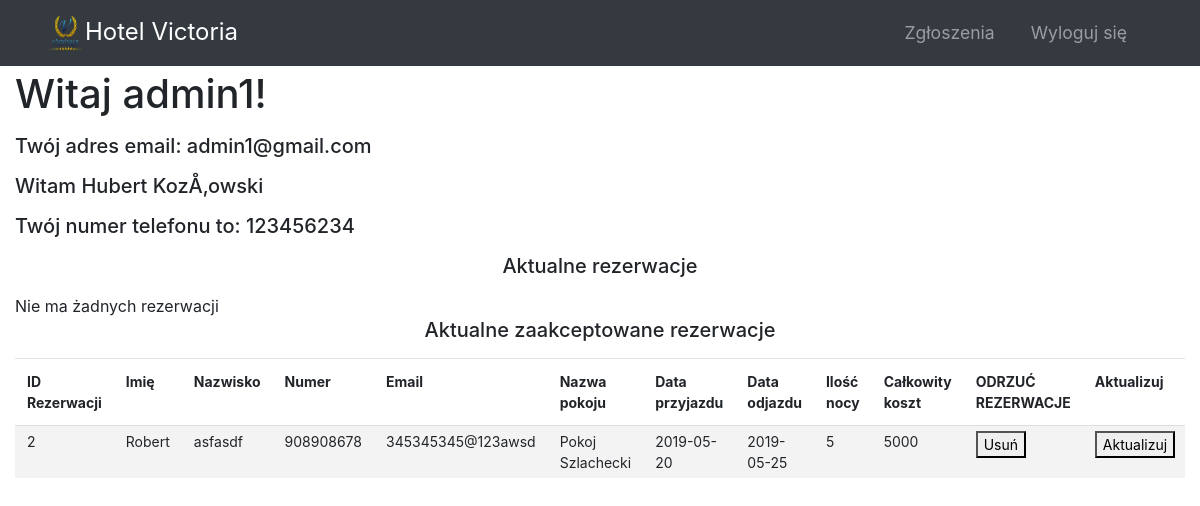
Page /panel.php (signed in) on the committed database.
### tables this page shows
CREATE TABLE `raccept` (
  `id_rezerwacji` int(11) NOT NULL,
  `id_klienta` smallint(6) DEFAULT NULL,
  `id_pokoju` smallint(6) DEFAULT NULL,
  `od` date DEFAULT NULL,
  `do` date DEFAULT NULL,
  `ilosc_dni` int(11) NOT NULL,
  `cenarazem` int(11) NOT NULL
);

CREATE TABLE `klienci` (
  `id_klienta` int(11) NOT NULL,
  `imie` varchar(50) NOT NULL,
  `nazwisko` varchar(50) NOT NULL,
  `numer` int(11) DEFAULT NULL,
  `email` varchar(50) DEFAULT NULL
);

CREATE TABLE `pokoje` (
  `id_pokoju` int(11) NOT NULL,
  `nazwa_pokoju` varchar(50) NOT NULL,
  `cena` int(11) NOT NULL,
  `czy_wolny` tinyint(1) DEFAULT NULL
);

### panel.php (the view, shortened to what this page needs)
<?php session_start();
require_once 'connect.php';
 ?>
<!DOCTYPE html>
<html lang="pl" dir="ltr">
  <head>
    <link rel="stylesheet" href="style.css">
    <link href="vendor/bootstrap/css/bootstrap.min.css" rel="stylesheet">
    <link href="vendor/bootstrap/css/bootstrap.css" rel="stylesheet">
    <link href="css/full-width-pics.css" rel="stylesheet">
  </head>
  <body style="padding-top:70px;">
    <nav class="navbar navbar-expand-lg navbar-dark bg-dark fixed-top">
      <div class="container">
        <a class="navbar-brand" href="panel.php"><img class="logom" src="img/logom.png">Hotel Victoria</a>
        <div class="collapse navbar-collapse" id="navbarResponsive">
          <ul class="navbar-nav ml-auto">
            <li class="nav-item">
              <a class="nav-link" href="zgloszenia.php">Zgłoszenia</a>
            </li>
            <li class="nav-item">
              <a class="nav-link" href="logout.php">Wyloguj się</a>
            </li>
          </ul>
        </div>
      </div>
    </nav>
    <div class="col-12">
    <?php
    echo "<h1>"."<p>Witaj ".$_SESSION['user']."!</p>"."</h1>";
    echo "<h5>"."<p>Twój adres email: ".$_SESSION['email']."</p>"."</h5>";
    echo "<h5>"."<p>Witam ".$_SESSION['imiepracownika']." ".$_SESSION['nazwiskopracownika']."</p>"."</h5>";
    echo "<h5>"."<p>Twój numer telefonu to: ".$_SESSION['numerpracownika']."</p>"."</h5>";
    echo "<h5 class='text-center'>"."<p>Aktualne rezerwacje</p>"."</h5>";
    $conn = @new mysqli($host,$db_user,$db_password,$db_name);
    if($conn->connect_errno!=0)
    {
      echo "ERROR:".$conn->connect_errno;
    }
    else
    {
      $danerzbazy=$conn->query("SELECT * FROM rezerwacje");
      if($danerzbazy->num_rows>0)
      {
        echo "<div class='table-responsive'>";
        echo "<table class='table'>";
				echo "<tr>";
				echo "<th>ID REZERWACJI</th>";
				echo "<th>IMIE</th>";
				echo "<th>NAZWISKO</th>";
        echo "<th>NUMER      </th>";
        echo "<th>EMAIL</th>";
        echo "<th>NAZWA POKOJU</th>";
        echo "<th>DATA PRZYJAZDU</th>";
        echo "<th>Data odjazdu</th>";
        echo "<th>ILOŚĆ NOCY</th>";
        echo "<th>CAŁKOWITY KOSZT</th>";
        echo "<th>AKCEPTUJ REZERWACJE</th>";
        echo "<th>ODRZUĆ REZERWACJE</th>";
				echo "</tr>";
        while($row=$danerzbazy->fetch_assoc())
        {
          $idd=$row['id_klienta'];
          $pkk=$row['id_pokoju'];
          $danekzbazy=$conn->query("SELECT * FROM klienci WHERE id_klienta='$idd'");
          $danek=$danekzbazy->fetch_assoc();
          $danepzbazy=$conn->query("SELECT * FROM pokoje WHERE id_pokoju='$pkk'");
          $danep=$danepzbazy->fetch_assoc();
          $imie=$danek['imie'];
          $nazwisko=$danek['nazwisko'];
          $numer=$danek['numer'];
          $email=$danek['email'];
          $nazwa_pokoju=$danep['nazwa_pokoju'];
          echo "<tr>";
          echo "<td>" . $row['id_rezerwacji'] .'    '. "</td>";
          echo "<td>" . $imie ."</td>";
          echo "<td>" . $nazwisko. "</td>";
          echo "<td>" . $numer. "</td>";
          echo "<td>" . $email. "</td>";
          echo "<td>" . $nazwa_pokoju. "</td>";
          echo "<td>" . $row['od']. "</td>";
          echo "<td>" . $row['do']. "</td>";
          echo "<td>" . $row['ilosc_dni']. "</td>";
          echo "<td>" . $row['cenarazem']. "</td>";
          echo "</tr>";
        }
        echo "</table>";
        echo "</div>";
      }
      else {
        echo "Nie ma żadnych rezerwacji";
      }
      echo "<h5 class='text-center'>"."<p>Aktualne zaakceptowane rezerwacje</p>"."</h5>";
          $danerazbazy=$conn->query("SELECT * FROM raccept");
          if($danerazbazy->num_rows>0)
          {
            echo "<div class='table-responsive'>";
            echo "<table class='table'>";
    				echo "<tr>";
    				echo "<th>ID Rezerwacji</th>";
    				echo "<th>Imię</th>";
    				echo "<th>Nazwisko</th>";
            echo "<th>Numer</th>";
            echo "<th>Email</th>";
            echo "<th>Nazwa pokoju</th>";
            echo "<th>Data przyjazdu</th>";
            echo "<th>Data odjazdu</th>";
            echo "<th>Ilość nocy</th>";
            echo "<th>Całkowity koszt</th>";
            echo "<th>ODRZUĆ REZERWACJE</th>";
            echo "<th>Aktualizuj</th>";
    				echo "</tr>";
            while($row=$danerazbazy->fetch_assoc())
            {
              $iddd=$row['id_klienta'];
              $pkkk=$row['id_pokoju'];
              $danekzbazy=$conn->query("SELECT * FROM klienci  WHERE id_klienta='$iddd'");
              $danek=$danekzbazy->fetch_assoc();
              $danepzbazy=$conn->query("SELECT * FROM pokoje WHERE id_pokoju='$pkkk'");
              $danep=$danepzbazy->fetch_assoc();
              $imie=$danek['imie'];
              $nazwisko=$danek['nazwisko'];
              $numer=$danek['numer'];
              $email=$danek['email'];
              $nazwa_pokoju=$danep['nazwa_pokoju'];
              echo "<tr>";
              echo "<td>" . $row['id_rezerwacji'] .'    '. "</td>";
              echo "<td>" . $imie ."</td>";
              echo "<td>" . $nazwisko. "</td>";
              echo "<td>" . $numer. "</td>";
              echo "<td>" . $email. "</td>";
              echo "<td>" . $nazwa_pokoju. "</td>";
              echo "<td>" . $row['od']. "</td>";
              echo "<td>" . $row['do']. "</td>";
              echo "<td>" . $row['ilosc_dni']. "</td>";
              echo "<td>" . $row['cenarazem']. "</td>";
              echo "<td><a href='usunrezerwacjea.php?id=".$row['id_rezerwacji']."'><button>Usuń</button></a></td>";
              echo "<td><a href='update.php?id=".$row['id_rezerwacji']."'><button>Aktualizuj</button></a></td>";
              echo "</tr>";
            }
            echo "</table>";
            echo "</div>";
          }
          else {
            echo "Nie ma żadnych rezerwacji";
          }
    }
    ?>
  </div>
  </body>
</html>

### style.css (style rules this page uses)
html, body { height: 100%; }
.logom { width: 40px; height: 40px; }
.navbar { padding: .8rem; }
.navbar-nav li { padding-right: 20px; }
.nav-link { font-size: 1.1em !important }
.navbar-brand { font-size: 1.5em !important }

### css/full-width-pics.css (style rules this page uses)
body { padding-top: 56px; }

### panel.php (style rules this page uses)
.table { width: 100%; border-collapse: collapse; border-spacing: 0; margin-bottom: 1%; }
.table td,th { font-size: 14px; border-top: 1px solid #ddd; padding: 5px 12px; text-align: left; vertical-align: top; }
.table tbody tr:nth-child(even) td { background-color: #f3f3f3; }

### rows in the picture
raccept: id_rezerwacji "2", id_klienta.imie "Robert", id_klienta.nazwisko "asfasdf", id_klienta.numer "908908678", id_klienta.email "345345345@123awsd", id_pokoju.nazwa_pokoju "Pokoj Szlachecki", od "2019-05-20", do "2019-05-25", ilosc_dni "5", cenarazem "5000"

### other values in the picture
$_SESSION['user'] "admin1"
$_SESSION['email'] "admin1@gmail.com"
$_SESSION['imiepracownika'] "Hubert"
$_SESSION['nazwiskopracownika'] "KozÅ‚owski"
$_SESSION['numerpracownika'] "123456234"
